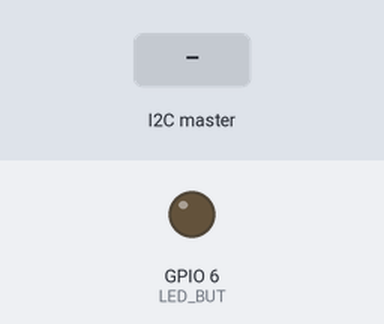
A sketch run on a simulated ESP32-S3. On the bench: output pins drawn as LEDs (lit = HIGH). The test bench sets the inputs (shaded band).

Above: at 1.2 s.
1.3 s: the I2C master sends the byte 1
At 1.9 s:
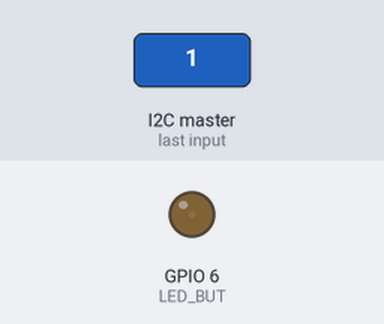
2.8 s: the I2C master sends the byte 90
At 4.0 s:
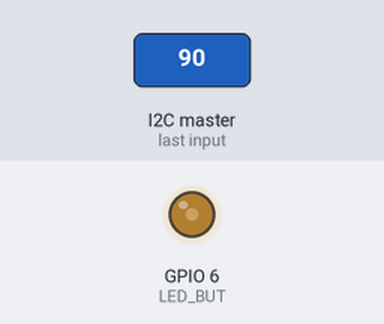
4.3 s: the I2C master sends the byte 200
At 5.4 s:
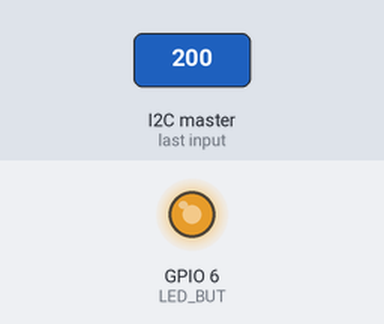
Timing chart, 0 to 7.3 s (numbered marks = the images above; inputs shaded):
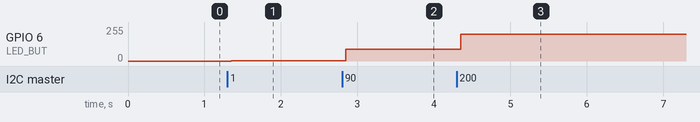

Measured:
- after the input at 1.3 s, GPIO 6 (LED_BUT): 0/255 → 1/255 after 0.05 s
- after the input at 2.8 s, GPIO 6 (LED_BUT): 1/255 → 90/255 after 0.05 s
- after the input at 4.3 s, GPIO 6 (LED_BUT): 90/255 → 200/255 after 0.05 s

The sketch:

analogUNO.ino
```cpp
#include <Wire.h>

const int SLAVE_ADDRESS = 8;
const int LED_BUT = 6;

void setup() {
  Wire.begin(SLAVE_ADDRESS); // Endereço do escravo
  Wire.onReceive(receiveData);
  pinMode(LED_BUT, OUTPUT);
  Serial.begin(9600);
}

void loop() {
}

void receiveData(int byteCount) {
    while (Wire.available()) {
      int brilho = Wire.read();
      map(brilho, 0, 4095, 0, 255);
      analogWrite(LED_BUT, brilho);
    }
}
```
